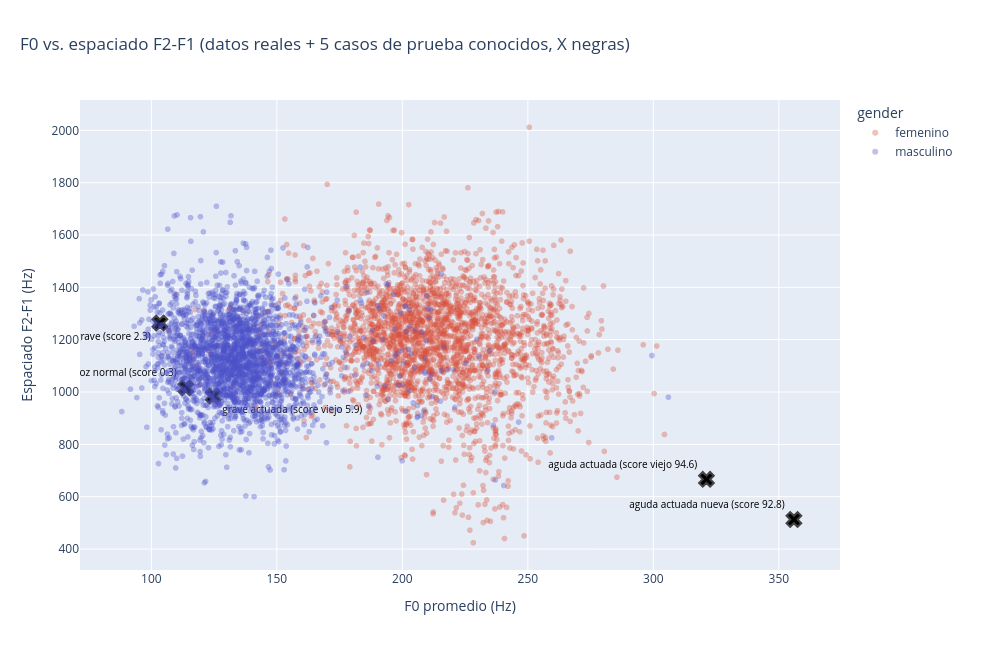

Source (notebook cell):
### Markdown cell above
## 4. Dónde caen las grabaciones reales de prueba, contra la distribución de entrenamiento

F2-F1 (espaciado de formantes) contra F0, con los 5 casos de prueba reales marcados encima.

### Code cell
fig = px.scatter(
    df_real,
    x="f0_mean_hz",
    y="f2_f1_diff_hz",
    color="gender",
    opacity=0.35,
    color_discrete_map=GENDER_COLOR_MAP,
    title="F0 vs. espaciado F2-F1 (datos reales + 5 casos de prueba conocidos, X negras)",
    labels={"f0_mean_hz": "F0 promedio (Hz)", "f2_f1_diff_hz": "Espaciado F2-F1 (Hz)"},
    width=1000,
    height=650,
)

# Posición de cada etiqueta a mano: los 3 casos graves caen casi encimados
# entre sí, y los 2 agudos caen cerca del borde derecho.
label_positions = ["top left", "bottom right", "top left", "top left", "bottom left"]
fig.add_trace(
    go.Scatter(
        x=known_cases["f0_mean_hz"],
        y=known_cases["f2_f1_diff_hz"],
        mode="markers+text",
        marker=dict(symbol="x", size=13, color="black", line=dict(width=2)),
        text=known_cases["caso"],
        textposition=label_positions,
        textfont=dict(size=10, color="black"),
        name="casos de prueba reales",
        showlegend=False,
    )
)
fig.update_layout(margin=dict(r=160), title=dict(x=0.02))
fig.write_image(FIG_DIR / "04_f0_vs_f2f1_con_casos.png", scale=2)
fig.show()

### Figure 1 — Plotly figure (JSON) as saved in the notebook; plotly's stock layout.template omitted (floating-point values rounded to 4 significant figures; data arrays with more than 128 entries replaced by an {"elided": "..."} marker saying what was removed)
{"data": [{"hovertemplate": "gender=femenino<br>F0 promedio (Hz)=%{x}<br>Espaciado F2-F1 (Hz)=%{y}<extra></extra>", "legendgroup": "femenino", "marker": {"color": "#D94F3A", "opacity": 0.35, "symbol": "circle"}, "mode": "markers", "name": "femenino", "showlegend": true, "type": "scattergl", "x": {"elided": "2500 float values"}, "xaxis": "x", "y": {"elided": "2500 float values"}, "yaxis": "y"}, {"hovertemplate": "gender=masculino<br>F0 promedio (Hz)=%{x}<br>Espaciado F2-F1 (Hz)=%{y}<extra></extra>", "legendgroup": "masculino", "marker": {"color": "#4A50C8", "opacity": 0.35, "symbol": "circle"}, "mode": "markers", "name": "masculino", "showlegend": true, "type": "scattergl", "x": {"elided": "2493 float values"}, "xaxis": "x", "y": {"elided": "2493 float values"}, "yaxis": "y"}, {"marker": {"color": "black", "line": {"width": 2}, "size": 13, "symbol": "x"}, "mode": "markers+text", "name": "casos de prueba reales", "showlegend": false, "text": ["aguda actuada (score viejo 94.6)", "grave actuada (score viejo 5.9)", "aguda actuada nueva (score 92.8)", "voz normal (score 0.3)", "voz más grave (score 2.3)"], "textfont": {"color": "black", "size": 10}, "textposition": ["top left", "bottom right", "top left", "top left", "bottom left"], "type": "scatter", "x": [321.1, 124.7, 356.0, 113.8, 103.4], "y": [666.5, 984.6, 513.0, 1016.0, 1264.0]}], "layout": {"height": 650, "legend": {"title": {"text": "gender"}, "tracegroupgap": 0}, "margin": {"r": 160}, "title": {"text": "F0 vs. espaciado F2-F1 (datos reales + 5 casos de prueba conocidos, X negras)", "x": 0.02}, "width": 1000, "xaxis": {"anchor": "y", "domain": [0.0, 1.0], "title": {"text": "F0 promedio (Hz)"}}, "yaxis": {"anchor": "x", "domain": [0.0, 1.0], "title": {"text": "Espaciado F2-F1 (Hz)"}}}}
